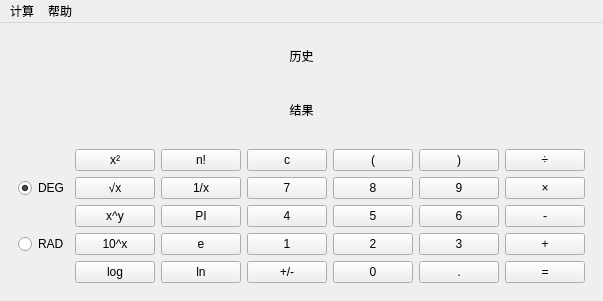
<?xml version="1.0" encoding="UTF-8"?>
<ui version="4.0">
 <class>Calculator</class>
 <widget class="QMainWindow" name="Calculator">
  <property name="geometry">
   <rect>
    <x>0</x>
    <y>0</y>
    <width>595</width>
    <height>301</height>
   </rect>
  </property>
  <property name="windowTitle">
   <string>Calculator</string>
  </property>
  <widget class="QWidget" name="centralwidget">
   <layout class="QVBoxLayout" name="verticalLayout_2">
    <item>
     <widget class="QLabel" name="history_label">
      <property name="text">
       <string>&lt;html&gt;&lt;head/&gt;&lt;body&gt;&lt;p align=&quot;center&quot;&gt;历史&lt;/p&gt;&lt;/body&gt;&lt;/html&gt;</string>
      </property>
     </widget>
    </item>
    <item>
     <widget class="QLabel" name="output_label">
      <property name="text">
       <string>&lt;!DOCTYPE HTML PUBLIC &quot;-//W3C//DTD HTML 4.0//EN&quot; &quot;http://www.w3.org/TR/REC-html40/strict.dtd&quot;&gt;
&lt;html&gt;&lt;head&gt;&lt;meta name=&quot;qrichtext&quot; content=&quot;1&quot; /&gt;&lt;style type=&quot;text/css&quot;&gt;
p, li { white-space: pre-wrap; }
&lt;/style&gt;&lt;/head&gt;&lt;body style=&quot; font-family:'SimSun'; font-size:9pt; font-weight:400; font-style:normal;&quot;&gt;
&lt;p align=&quot;center&quot; style=&quot; margin-top:0px; margin-bottom:0px; margin-left:0px; margin-right:0px; -qt-block-indent:0; text-indent:0px;&quot;&gt;结果&lt;/p&gt;&lt;/body&gt;&lt;/html&gt;</string>
      </property>
     </widget>
    </item>
    <item>
     <widget class="QWidget" name="widget" native="true">
      <property name="autoFillBackground">
       <bool>false</bool>
      </property>
      <layout class="QGridLayout" name="gridLayout">
       <item row="3" column="2">
        <widget class="QPushButton" name="input_20">
         <property name="text">
          <string>PI</string>
         </property>
        </widget>
       </item>
       <item row="3" column="5">
        <widget class="QPushButton" name="input_6">
         <property name="text">
          <string>6</string>
         </property>
        </widget>
       </item>
       <item row="6" column="5">
        <widget class="QPushButton" name="input_3">
         <property name="text">
          <string>3</string>
         </property>
        </widget>
       </item>
       <item row="8" column="6">
        <widget class="QPushButton" name="input_equal">
         <property name="text">
          <string>=</string>
         </property>
        </widget>
       </item>
       <item row="3" column="3">
        <widget class="QPushButton" name="input_4">
         <property name="text">
          <string>4</string>
         </property>
        </widget>
       </item>
       <item row="8" column="5">
        <widget class="QPushButton" name="input_point">
         <property name="text">
          <string>.</string>
         </property>
        </widget>
       </item>
       <item row="1" column="6">
        <widget class="QPushButton" name="input_multiply">
         <property name="text">
          <string>×</string>
         </property>
        </widget>
       </item>
       <item row="6" column="4">
        <widget class="QPushButton" name="input_2">
         <property name="text">
          <string>2</string>
         </property>
        </widget>
       </item>
       <item row="1" column="1">
        <widget class="QPushButton" name="input_16">
         <property name="text">
          <string>√x</string>
         </property>
        </widget>
       </item>
       <item row="0" column="1">
        <widget class="QPushButton" name="input_22">
         <property name="text">
          <string>x²</string>
         </property>
        </widget>
       </item>
       <item row="3" column="6">
        <widget class="QPushButton" name="input_minus">
         <property name="text">
          <string>-</string>
         </property>
        </widget>
       </item>
       <item row="0" column="5">
        <widget class="QPushButton" name="input_15">
         <property name="text">
          <string>)</string>
         </property>
        </widget>
       </item>
       <item row="8" column="3">
        <widget class="QPushButton" name="input_negate">
         <property name="text">
          <string>+/-</string>
         </property>
        </widget>
       </item>
       <item row="6" column="6">
        <widget class="QPushButton" name="input_add">
         <property name="text">
          <string>+</string>
         </property>
        </widget>
       </item>
       <item row="6" column="1">
        <widget class="QPushButton" name="input_12">
         <property name="text">
          <string>10^x</string>
         </property>
        </widget>
       </item>
       <item row="1" column="4">
        <widget class="QPushButton" name="input_8">
         <property name="text">
          <string>8</string>
         </property>
        </widget>
       </item>
       <item row="6" column="3">
        <widget class="QPushButton" name="input_1">
         <property name="text">
          <string>1</string>
         </property>
        </widget>
       </item>
       <item row="1" column="2">
        <widget class="QPushButton" name="input_21">
         <property name="text">
          <string>1/x</string>
         </property>
        </widget>
       </item>
       <item row="1" column="3">
        <widget class="QPushButton" name="input_7">
         <property name="text">
          <string>7</string>
         </property>
        </widget>
       </item>
       <item row="3" column="4">
        <widget class="QPushButton" name="input_5">
         <property name="text">
          <string>5</string>
         </property>
        </widget>
       </item>
       <item row="8" column="2">
        <widget class="QPushButton" name="input_17">
         <property name="text">
          <string>ln</string>
         </property>
        </widget>
       </item>
       <item row="0" column="6">
        <widget class="QPushButton" name="input_divide">
         <property name="text">
          <string>÷</string>
         </property>
        </widget>
       </item>
       <item row="0" column="3">
        <widget class="QPushButton" name="input_18">
         <property name="text">
          <string>c</string>
         </property>
        </widget>
       </item>
       <item row="8" column="4">
        <widget class="QPushButton" name="input_0">
         <property name="text">
          <string>0</string>
         </property>
        </widget>
       </item>
       <item row="1" column="5">
        <widget class="QPushButton" name="input_9">
         <property name="text">
          <string>9</string>
         </property>
        </widget>
       </item>
       <item row="8" column="1">
        <widget class="QPushButton" name="input_13">
         <property name="text">
          <string>log</string>
         </property>
        </widget>
       </item>
       <item row="0" column="2">
        <widget class="QPushButton" name="input_10">
         <property name="text">
          <string>n!</string>
         </property>
        </widget>
       </item>
       <item row="0" column="4">
        <widget class="QPushButton" name="input_14">
         <property name="text">
          <string>(</string>
         </property>
        </widget>
       </item>
       <item row="6" column="2">
        <widget class="QPushButton" name="input_19">
         <property name="text">
          <string>e</string>
         </property>
        </widget>
       </item>
       <item row="1" column="0">
        <widget class="QRadioButton" name="DEG">
         <property name="text">
          <string>DEG</string>
         </property>
         <property name="checked">
          <bool>true</bool>
         </property>
        </widget>
       </item>
       <item row="6" column="0">
        <widget class="QRadioButton" name="RAD">
         <property name="text">
          <string>RAD</string>
         </property>
        </widget>
       </item>
       <item row="3" column="1">
        <widget class="QPushButton" name="input_power">
         <property name="text">
          <string>x^y</string>
         </property>
        </widget>
       </item>
      </layout>
     </widget>
    </item>
   </layout>
  </widget>
  <widget class="QMenuBar" name="menubar">
   <property name="geometry">
    <rect>
     <x>0</x>
     <y>0</y>
     <width>595</width>
     <height>21</height>
    </rect>
   </property>
   <widget class="QMenu" name="CalculateMenu">
    <property name="title">
     <string>计算</string>
    </property>
    <widget class="QMenu" name="menu">
     <property name="title">
      <string>三角函数</string>
     </property>
     <widget class="QMenu" name="menunormal">
      <property name="title">
       <string>普通</string>
      </property>
      <addaction name="actionsin"/>
      <addaction name="actioncos"/>
      <addaction name="actiontan"/>
      <addaction name="actionsec"/>
      <addaction name="actioncsc"/>
      <addaction name="actioncot"/>
     </widget>
     <widget class="QMenu" name="menu_2">
      <property name="title">
       <string>双曲</string>
      </property>
      <addaction name="actionsinh"/>
      <addaction name="actioncosh"/>
      <addaction name="actiontanh"/>
      <addaction name="actionsech"/>
      <addaction name="actioncsch"/>
      <addaction name="actioncoth"/>
     </widget>
     <addaction name="menunormal"/>
     <addaction name="separator"/>
     <addaction name="menu_2"/>
    </widget>
    <widget class="QMenu" name="menu_3">
     <property name="title">
      <string>记忆</string>
     </property>
     <addaction name="actionm"/>
     <addaction name="actionm_2"/>
     <addaction name="actionms"/>
    </widget>
    <widget class="QMenu" name="menu_4">
     <property name="title">
      <string>其他函数</string>
     </property>
     <addaction name="action_up"/>
     <addaction name="action_low"/>
     <addaction name="action_abs"/>
    </widget>
    <addaction name="menu"/>
    <addaction name="menu_4"/>
    <addaction name="menu_3"/>
    <addaction name="actionExit"/>
   </widget>
   <widget class="QMenu" name="HelpMenu">
    <property name="title">
     <string>帮助</string>
    </property>
    <addaction name="actionAbout"/>
   </widget>
   <addaction name="CalculateMenu"/>
   <addaction name="HelpMenu"/>
  </widget>
  <action name="actionExit">
   <property name="text">
    <string>退出</string>
   </property>
  </action>
  <action name="actionAbout">
   <property name="text">
    <string>关于</string>
   </property>
  </action>
  <action name="actionsin">
   <property name="text">
    <string>sin</string>
   </property>
  </action>
  <action name="actioncos">
   <property name="text">
    <string>cos</string>
   </property>
  </action>
  <action name="actiontan">
   <property name="text">
    <string>tan</string>
   </property>
  </action>
  <action name="actionsec">
   <property name="text">
    <string>sec</string>
   </property>
  </action>
  <action name="actioncsc">
   <property name="text">
    <string>csc</string>
   </property>
  </action>
  <action name="actioncot">
   <property name="text">
    <string>cot</string>
   </property>
  </action>
  <action name="actionsinh">
   <property name="text">
    <string>sinh</string>
   </property>
  </action>
  <action name="actioncosh">
   <property name="text">
    <string>cosh</string>
   </property>
  </action>
  <action name="actiontanh">
   <property name="text">
    <string>tanh</string>
   </property>
  </action>
  <action name="actionsech">
   <property name="text">
    <string>sech</string>
   </property>
  </action>
  <action name="actioncsch">
   <property name="text">
    <string>csch</string>
   </property>
  </action>
  <action name="actioncoth">
   <property name="text">
    <string>coth</string>
   </property>
  </action>
  <action name="actionm">
   <property name="text">
    <string>M+</string>
   </property>
  </action>
  <action name="actionm_2">
   <property name="text">
    <string>M-</string>
   </property>
  </action>
  <action name="actionms">
   <property name="text">
    <string>MS</string>
   </property>
  </action>
  <action name="action_up">
   <property name="text">
    <string>向上取整</string>
   </property>
  </action>
  <action name="action_low">
   <property name="text">
    <string>向下取整</string>
   </property>
   <property name="iconText">
    <string>向下取整</string>
   </property>
  </action>
  <action name="action_abs">
   <property name="text">
    <string>绝对值</string>
   </property>
   <property name="iconText">
    <string>绝对值</string>
   </property>
  </action>
 </widget>
 <resources/>
 <connections/>
</ui>
